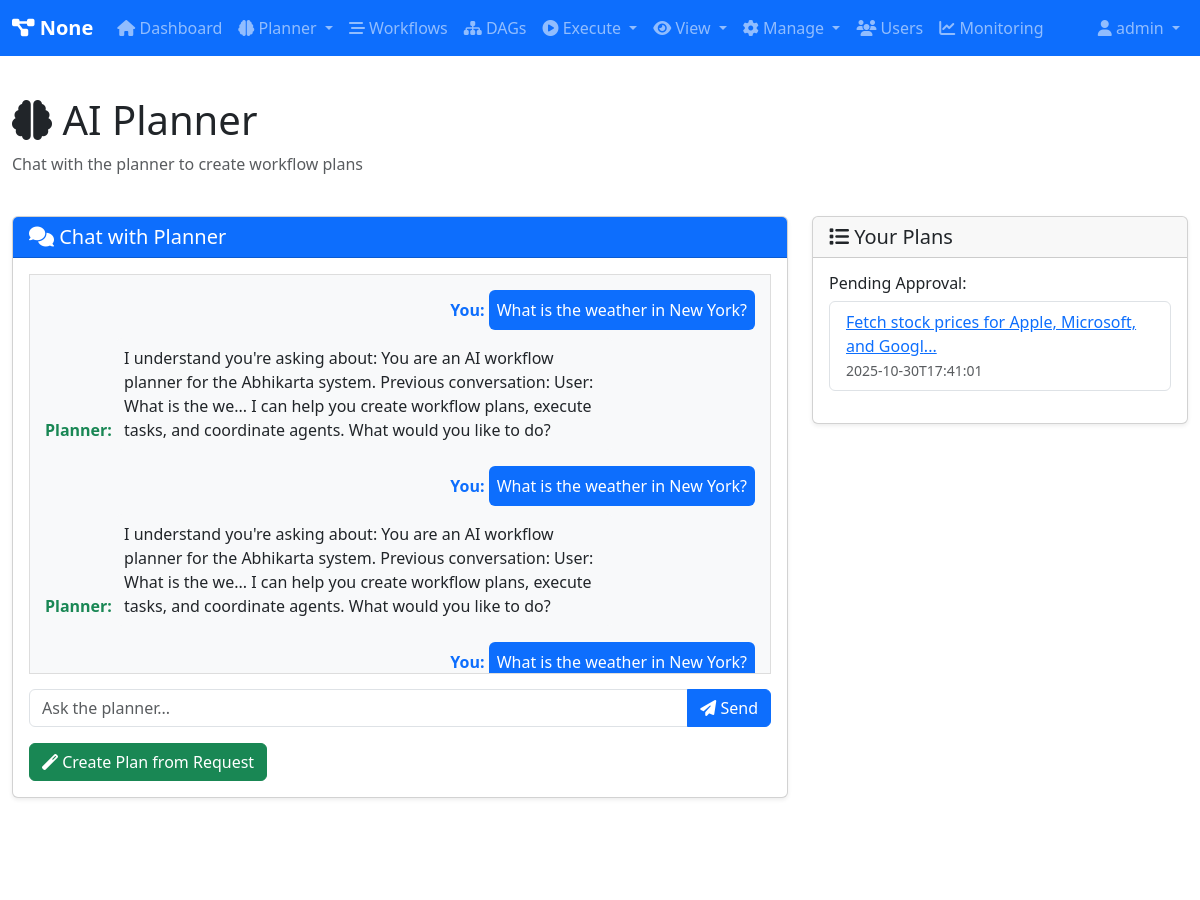
Page /planner (signed in, upper part) on the earlier database version.
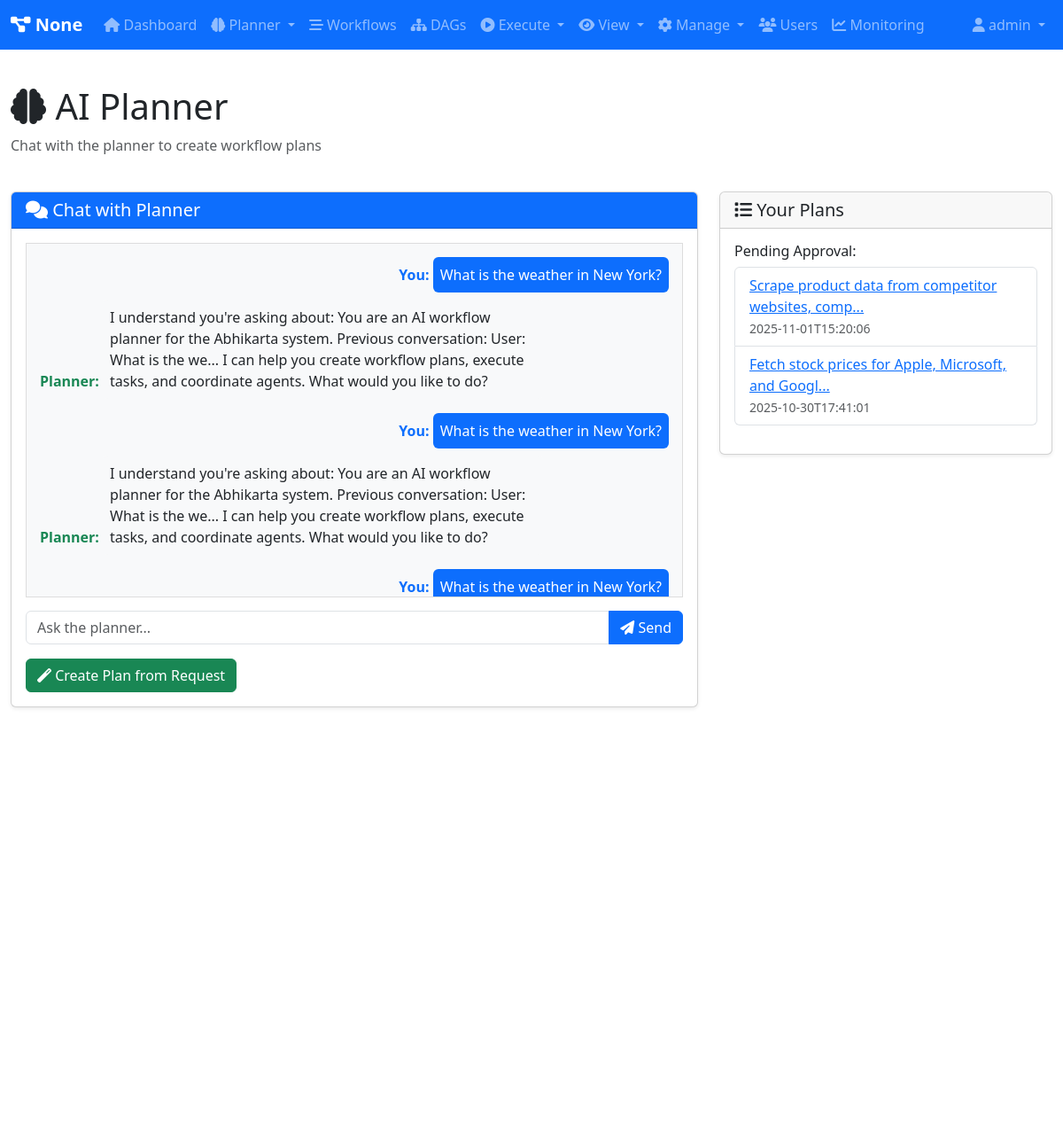
Same page on the later database version.
### tables this page shows
CREATE TABLE planner_conversations (
            conversation_id TEXT PRIMARY KEY,
            user_id TEXT NOT NULL,
            message TEXT,
            response TEXT,
            created_at TEXT DEFAULT CURRENT_TIMESTAMP
        );

CREATE TABLE plans (
            plan_id TEXT PRIMARY KEY,
            user_id TEXT NOT NULL,
            request TEXT,
            plan_json TEXT,
            status TEXT DEFAULT 'pending_approval',
            created_at TEXT DEFAULT CURRENT_TIMESTAMP,
            approved_at TEXT,
            rejected_at TEXT,
            rejection_reason TEXT
        );

### routes/planner_routes.py (the view)
        @self.app.route('/planner')
        @self.login_required
        def planner_page():
            user = self.user_registry.get_user(session['user_id'])
            conversations = self.planner.get_conversation_history(user.user_id, limit=20)
            plans = self.planner.get_user_plans(user.user_id)
            pending_plans = [p for p in plans if p['status'] == 'pending_approval']
            return render_template('planner.html',
                                 user=user,
                                 conversations=conversations,
                                 pending_plans=pending_plans)

### core/user_registry.py (called while the page is built)
    def is_admin(self) -> bool:
        return self.role == 'admin'

    def get_user(self, user_id: str) -> Optional[User]:
        return self._users.get(user_id)

### db/database.py (called while the page is built)
    @contextmanager
    def get_connection(self):
        conn = None
        try:
            if self.db_type == 'sqlite':
                conn = sqlite3.connect(self.db_path)
                conn.row_factory = sqlite3.Row
            elif self.db_type == 'postgresql':
                import psycopg2
                import psycopg2.extras
                conn = psycopg2.connect(**self.pg_params)
                conn.cursor_factory = psycopg2.extras.RealDictCursor
            yield conn
            conn.commit()
        except Exception as e:
            if conn:
                conn.rollback()
            raise e
        finally:
            if conn:
                conn.close()

    def fetchall(self, query: str, params: Tuple = ()) -> List[Dict[str, Any]]:
        with self.get_connection() as conn:
            cursor = conn.cursor()
            cursor.execute(query, params)
            rows = cursor.fetchall()
            return [dict(row) for row in rows]

### web/templates/planner.html (shortened to what this page needs)
{% extends "base.html" %}
{% block content %}
<div class="row mb-4">
    <div class="col">
        <h1><i class="fas fa-brain"></i> AI Planner</h1>
        <p class="text-muted">Chat with the planner to create workflow plans</p>
    </div>
</div>
<div class="row">
    <div class="col-md-8">
        <div class="card">
            <div class="card-header bg-primary text-white">
                <h5 class="mb-0"><i class="fas fa-comments"></i> Chat with Planner</h5>
            </div>
            <div class="card-body">
                <div id="chatMessages" style="height: 400px; overflow-y: auto; border: 1px solid #ddd; padding: 15px; margin-bottom: 15px; background: #f8f9fa;">
                    {% for conv in conversations | reverse %}
                    <div class="mb-3">
                        <div class="text-end">
                            <strong class="text-primary">You:</strong>
                            <div class="bg-primary text-white p-2 rounded d-inline-block" style="max-width: 70%;">
                                {{ conv.message }}
                            </div>
                        </div>
                        <div class="text-start mt-2">
                            <strong class="text-success">Planner:</strong>
                            <div class="bg-light p-2 rounded d-inline-block" style="max-width: 70%;">
                                {{ conv.response }}
                            </div>
                        </div>
                    </div>
                    {% endfor %}
                </div>
                <div class="input-group">
                    <input type="text" id="messageInput" class="form-control" placeholder="Ask the planner...">
                    <button class="btn btn-primary" onclick="sendMessage()">
                        <i class="fas fa-paper-plane"></i> Send
                    </button>
                </div>
                <div class="mt-3">
                    <a href="{{ url_for('create_plan_page') }}" class="btn btn-success">
                        <i class="fas fa-magic"></i> Create Plan from Request
                    </a>
                </div>
            </div>
        </div>
    </div>
    <div class="col-md-4">
        <div class="card">
            <div class="card-header">
                <h5 class="mb-0"><i class="fas fa-list"></i> Your Plans</h5>
            </div>
            <div class="card-body">
                {% if pending_plans %}
                <h6>Pending Approval:</h6>
                <ul class="list-group mb-3">
                    {% for plan in pending_plans %}
                    <li class="list-group-item">
                        <a href="{{ url_for('plan_detail', plan_id=plan.plan_id) }}">
                            {{ plan.request[:50] }}...
                        </a>
                        <br><small class="text-muted">{{ plan.created_at[:19] }}</small>
                    </li>
                    {% endfor %}
                </ul>
                {% else %}
                <p class="text-muted">No pending plans</p>
                {% endif %}
            </div>
        </div>
    </div>
</div>
{% endblock %}

Differences in the rows shown:
added plans: request "Scrape product data from competitor websites, comp", created_at "2025-11-01T15:20:06"
